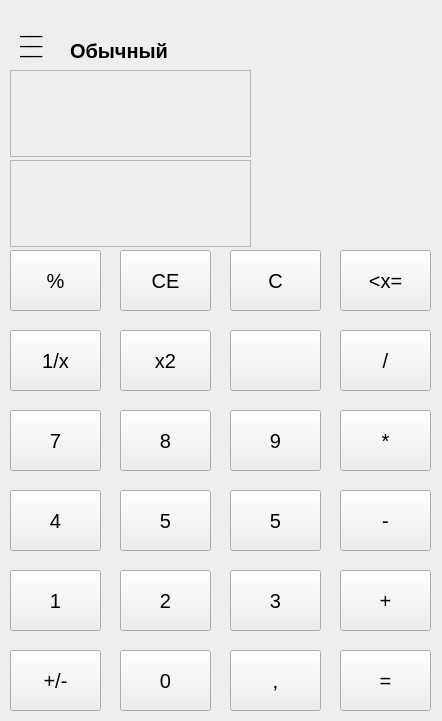
<?xml version="1.0" encoding="UTF-8"?>
<ui version="4.0">
 <class>Form</class>
 <widget class="QWidget" name="Form">
  <property name="geometry">
   <rect>
    <x>0</x>
    <y>0</y>
    <width>442</width>
    <height>721</height>
   </rect>
  </property>
  <property name="font">
   <font>
    <pointsize>15</pointsize>
   </font>
  </property>
  <property name="windowTitle">
   <string>Form</string>
  </property>
  <property name="styleSheet">
   <string notr="true">background-color: rgb(238, 238, 238);</string>
  </property>
  <widget class="QLabel" name="label">
   <property name="geometry">
    <rect>
     <x>70</x>
     <y>30</y>
     <width>131</width>
     <height>41</height>
    </rect>
   </property>
   <property name="font">
    <font>
     <pointsize>15</pointsize>
     <weight>75</weight>
     <bold>true</bold>
    </font>
   </property>
   <property name="text">
    <string>Обычный</string>
   </property>
  </widget>
  <widget class="QLabel" name="label_2">
   <property name="geometry">
    <rect>
     <x>20</x>
     <y>30</y>
     <width>31</width>
     <height>31</height>
    </rect>
   </property>
   <property name="font">
    <font>
     <pointsize>15</pointsize>
    </font>
   </property>
   <property name="text">
    <string>__</string>
   </property>
  </widget>
  <widget class="QLabel" name="label_3">
   <property name="geometry">
    <rect>
     <x>20</x>
     <y>20</y>
     <width>31</width>
     <height>31</height>
    </rect>
   </property>
   <property name="font">
    <font>
     <pointsize>15</pointsize>
    </font>
   </property>
   <property name="text">
    <string>__</string>
   </property>
  </widget>
  <widget class="QLabel" name="label_4">
   <property name="geometry">
    <rect>
     <x>20</x>
     <y>10</y>
     <width>31</width>
     <height>31</height>
    </rect>
   </property>
   <property name="font">
    <font>
     <pointsize>15</pointsize>
    </font>
   </property>
   <property name="text">
    <string>__</string>
   </property>
  </widget>
  <widget class="QTextEdit" name="textEdit">
   <property name="geometry">
    <rect>
     <x>10</x>
     <y>70</y>
     <width>241</width>
     <height>87</height>
    </rect>
   </property>
   <property name="font">
    <font>
     <pointsize>15</pointsize>
    </font>
   </property>
   <property name="layoutDirection">
    <enum>Qt::RightToLeft</enum>
   </property>
   <property name="styleSheet">
    <string notr="true">border-color: rgb(255, 255, 255);</string>
   </property>
   <property name="html">
    <string>&lt;!DOCTYPE HTML PUBLIC &quot;-//W3C//DTD HTML 4.0//EN&quot; &quot;http://www.w3.org/TR/REC-html40/strict.dtd&quot;&gt;
&lt;html&gt;&lt;head&gt;&lt;meta name=&quot;qrichtext&quot; content=&quot;1&quot; /&gt;&lt;style type=&quot;text/css&quot;&gt;
p, li { white-space: pre-wrap; }
&lt;/style&gt;&lt;/head&gt;&lt;body style=&quot; font-family:'MS Shell Dlg 2'; font-size:15pt; font-weight:400; font-style:normal;&quot;&gt;
&lt;p style=&quot;-qt-paragraph-type:empty; margin-top:0px; margin-bottom:0px; margin-left:0px; margin-right:0px; -qt-block-indent:0; text-indent:0px;&quot;&gt;&lt;br /&gt;&lt;/p&gt;&lt;/body&gt;&lt;/html&gt;</string>
   </property>
  </widget>
  <widget class="QPushButton" name="pushButton">
   <property name="geometry">
    <rect>
     <x>10</x>
     <y>250</y>
     <width>91</width>
     <height>61</height>
    </rect>
   </property>
   <property name="font">
    <font>
     <pointsize>15</pointsize>
    </font>
   </property>
   <property name="text">
    <string>%</string>
   </property>
  </widget>
  <widget class="QPushButton" name="pushButton_2">
   <property name="geometry">
    <rect>
     <x>120</x>
     <y>250</y>
     <width>91</width>
     <height>61</height>
    </rect>
   </property>
   <property name="font">
    <font>
     <pointsize>15</pointsize>
    </font>
   </property>
   <property name="text">
    <string>CE</string>
   </property>
  </widget>
  <widget class="QPushButton" name="pushButton_3">
   <property name="geometry">
    <rect>
     <x>230</x>
     <y>250</y>
     <width>91</width>
     <height>61</height>
    </rect>
   </property>
   <property name="font">
    <font>
     <pointsize>15</pointsize>
    </font>
   </property>
   <property name="text">
    <string>C</string>
   </property>
  </widget>
  <widget class="QPushButton" name="pushButton_4">
   <property name="geometry">
    <rect>
     <x>340</x>
     <y>250</y>
     <width>91</width>
     <height>61</height>
    </rect>
   </property>
   <property name="font">
    <font>
     <pointsize>15</pointsize>
    </font>
   </property>
   <property name="text">
    <string>&lt;x=</string>
   </property>
  </widget>
  <widget class="QPushButton" name="pushButton_5">
   <property name="geometry">
    <rect>
     <x>10</x>
     <y>330</y>
     <width>91</width>
     <height>61</height>
    </rect>
   </property>
   <property name="font">
    <font>
     <pointsize>15</pointsize>
    </font>
   </property>
   <property name="text">
    <string>1/x</string>
   </property>
  </widget>
  <widget class="QPushButton" name="pushButton_6">
   <property name="geometry">
    <rect>
     <x>230</x>
     <y>330</y>
     <width>91</width>
     <height>61</height>
    </rect>
   </property>
   <property name="font">
    <font>
     <pointsize>15</pointsize>
    </font>
   </property>
   <property name="text">
    <string/>
   </property>
  </widget>
  <widget class="QPushButton" name="Bolish">
   <property name="geometry">
    <rect>
     <x>340</x>
     <y>330</y>
     <width>91</width>
     <height>61</height>
    </rect>
   </property>
   <property name="font">
    <font>
     <pointsize>15</pointsize>
    </font>
   </property>
   <property name="text">
    <string>/</string>
   </property>
  </widget>
  <widget class="QPushButton" name="pushButton_8">
   <property name="geometry">
    <rect>
     <x>120</x>
     <y>330</y>
     <width>91</width>
     <height>61</height>
    </rect>
   </property>
   <property name="font">
    <font>
     <pointsize>15</pointsize>
    </font>
   </property>
   <property name="text">
    <string>x2</string>
   </property>
  </widget>
  <widget class="QPushButton" name="pushButton_9">
   <property name="geometry">
    <rect>
     <x>10</x>
     <y>410</y>
     <width>91</width>
     <height>61</height>
    </rect>
   </property>
   <property name="font">
    <font>
     <pointsize>15</pointsize>
    </font>
   </property>
   <property name="text">
    <string>7</string>
   </property>
  </widget>
  <widget class="QPushButton" name="pushButton_10">
   <property name="geometry">
    <rect>
     <x>120</x>
     <y>410</y>
     <width>91</width>
     <height>61</height>
    </rect>
   </property>
   <property name="font">
    <font>
     <pointsize>15</pointsize>
    </font>
   </property>
   <property name="text">
    <string>8</string>
   </property>
  </widget>
  <widget class="QPushButton" name="Kopaytirish">
   <property name="geometry">
    <rect>
     <x>340</x>
     <y>410</y>
     <width>91</width>
     <height>61</height>
    </rect>
   </property>
   <property name="font">
    <font>
     <pointsize>15</pointsize>
    </font>
   </property>
   <property name="text">
    <string>*</string>
   </property>
  </widget>
  <widget class="QPushButton" name="pushButton_12">
   <property name="geometry">
    <rect>
     <x>230</x>
     <y>410</y>
     <width>91</width>
     <height>61</height>
    </rect>
   </property>
   <property name="font">
    <font>
     <pointsize>15</pointsize>
    </font>
   </property>
   <property name="text">
    <string>9</string>
   </property>
  </widget>
  <widget class="QPushButton" name="pushButton_13">
   <property name="geometry">
    <rect>
     <x>10</x>
     <y>490</y>
     <width>91</width>
     <height>61</height>
    </rect>
   </property>
   <property name="font">
    <font>
     <pointsize>15</pointsize>
    </font>
   </property>
   <property name="text">
    <string>4</string>
   </property>
  </widget>
  <widget class="QPushButton" name="pushButton_14">
   <property name="geometry">
    <rect>
     <x>120</x>
     <y>490</y>
     <width>91</width>
     <height>61</height>
    </rect>
   </property>
   <property name="font">
    <font>
     <pointsize>15</pointsize>
    </font>
   </property>
   <property name="text">
    <string>5</string>
   </property>
  </widget>
  <widget class="QPushButton" name="Ayrish">
   <property name="geometry">
    <rect>
     <x>340</x>
     <y>490</y>
     <width>91</width>
     <height>61</height>
    </rect>
   </property>
   <property name="font">
    <font>
     <pointsize>15</pointsize>
    </font>
   </property>
   <property name="text">
    <string>-</string>
   </property>
  </widget>
  <widget class="QPushButton" name="pushButton_16">
   <property name="geometry">
    <rect>
     <x>230</x>
     <y>490</y>
     <width>91</width>
     <height>61</height>
    </rect>
   </property>
   <property name="font">
    <font>
     <pointsize>15</pointsize>
    </font>
   </property>
   <property name="text">
    <string>5</string>
   </property>
  </widget>
  <widget class="QPushButton" name="pushButton_17">
   <property name="geometry">
    <rect>
     <x>10</x>
     <y>570</y>
     <width>91</width>
     <height>61</height>
    </rect>
   </property>
   <property name="font">
    <font>
     <pointsize>15</pointsize>
    </font>
   </property>
   <property name="text">
    <string>1</string>
   </property>
  </widget>
  <widget class="QPushButton" name="pushButton_18">
   <property name="geometry">
    <rect>
     <x>120</x>
     <y>570</y>
     <width>91</width>
     <height>61</height>
    </rect>
   </property>
   <property name="font">
    <font>
     <pointsize>15</pointsize>
    </font>
   </property>
   <property name="text">
    <string>2</string>
   </property>
  </widget>
  <widget class="QPushButton" name="pushButton_19">
   <property name="geometry">
    <rect>
     <x>230</x>
     <y>570</y>
     <width>91</width>
     <height>61</height>
    </rect>
   </property>
   <property name="font">
    <font>
     <pointsize>15</pointsize>
    </font>
   </property>
   <property name="text">
    <string>3</string>
   </property>
  </widget>
  <widget class="QPushButton" name="Qoshish">
   <property name="geometry">
    <rect>
     <x>340</x>
     <y>570</y>
     <width>91</width>
     <height>61</height>
    </rect>
   </property>
   <property name="font">
    <font>
     <pointsize>15</pointsize>
    </font>
   </property>
   <property name="text">
    <string>+</string>
   </property>
  </widget>
  <widget class="QPushButton" name="pushButton_21">
   <property name="geometry">
    <rect>
     <x>10</x>
     <y>650</y>
     <width>91</width>
     <height>61</height>
    </rect>
   </property>
   <property name="font">
    <font>
     <pointsize>15</pointsize>
    </font>
   </property>
   <property name="text">
    <string>+/-</string>
   </property>
  </widget>
  <widget class="QPushButton" name="pushButton_22">
   <property name="geometry">
    <rect>
     <x>120</x>
     <y>650</y>
     <width>91</width>
     <height>61</height>
    </rect>
   </property>
   <property name="font">
    <font>
     <pointsize>15</pointsize>
    </font>
   </property>
   <property name="text">
    <string>0</string>
   </property>
  </widget>
  <widget class="QPushButton" name="pushButton_23">
   <property name="geometry">
    <rect>
     <x>230</x>
     <y>650</y>
     <width>91</width>
     <height>61</height>
    </rect>
   </property>
   <property name="font">
    <font>
     <pointsize>15</pointsize>
    </font>
   </property>
   <property name="text">
    <string>,</string>
   </property>
  </widget>
  <widget class="QPushButton" name="pushButton_24">
   <property name="geometry">
    <rect>
     <x>340</x>
     <y>650</y>
     <width>91</width>
     <height>61</height>
    </rect>
   </property>
   <property name="font">
    <font>
     <pointsize>15</pointsize>
    </font>
   </property>
   <property name="text">
    <string>=</string>
   </property>
  </widget>
  <widget class="QLabel" name="Natija">
   <property name="geometry">
    <rect>
     <x>280</x>
     <y>120</y>
     <width>141</width>
     <height>71</height>
    </rect>
   </property>
   <property name="font">
    <font>
     <pointsize>15</pointsize>
    </font>
   </property>
   <property name="text">
    <string/>
   </property>
  </widget>
  <widget class="QTextEdit" name="textEdit_2">
   <property name="geometry">
    <rect>
     <x>10</x>
     <y>160</y>
     <width>241</width>
     <height>87</height>
    </rect>
   </property>
   <property name="font">
    <font>
     <pointsize>15</pointsize>
    </font>
   </property>
   <property name="layoutDirection">
    <enum>Qt::RightToLeft</enum>
   </property>
   <property name="styleSheet">
    <string notr="true">border-color: rgb(255, 255, 255);</string>
   </property>
   <property name="html">
    <string>&lt;!DOCTYPE HTML PUBLIC &quot;-//W3C//DTD HTML 4.0//EN&quot; &quot;http://www.w3.org/TR/REC-html40/strict.dtd&quot;&gt;
&lt;html&gt;&lt;head&gt;&lt;meta name=&quot;qrichtext&quot; content=&quot;1&quot; /&gt;&lt;style type=&quot;text/css&quot;&gt;
p, li { white-space: pre-wrap; }
&lt;/style&gt;&lt;/head&gt;&lt;body style=&quot; font-family:'MS Shell Dlg 2'; font-size:15pt; font-weight:400; font-style:normal;&quot;&gt;
&lt;p style=&quot;-qt-paragraph-type:empty; margin-top:0px; margin-bottom:0px; margin-left:0px; margin-right:0px; -qt-block-indent:0; text-indent:0px;&quot;&gt;&lt;br /&gt;&lt;/p&gt;&lt;/body&gt;&lt;/html&gt;</string>
   </property>
  </widget>
 </widget>
 <resources/>
 <connections/>
</ui>
